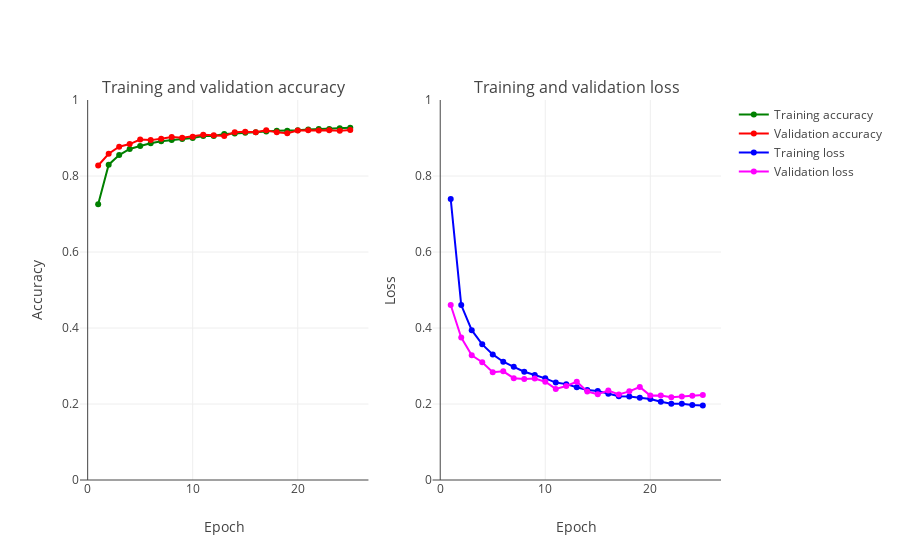

Notebook code cell kept with this figure:
### Code cell
plot_accuracy_and_loss(train_model)

### Figure 1 — Plotly figure (JSON) as saved in the notebook; plotly's stock layout.template omitted (floating-point values rounded to 4 significant figures)
{"data": [{"marker": {"color": "Green"}, "mode": "markers+lines", "name": "Training accuracy", "text": ["1", "2", "3", "4", "5", "6", "7", "8", "9", "10", "11", "12", "13", "14", "15", "16", "17", "18", "19", "20", "21", "22", "23", "24", "25"], "type": "scatter", "uid": "a2493236-377b-493b-9e94-0ae6999deb35", "x": [1, 2, 3, 4, 5, 6, 7, 8, 9, 10, 11, 12, 13, 14, 15, 16, 17, 18, 19, 20, 21, 22, 23, 24, 25], "xaxis": "x", "y": [0.7258, 0.8299, 0.855, 0.8712, 0.8791, 0.8862, 0.8912, 0.8949, 0.8976, 0.9002, 0.9055, 0.9053, 0.9104, 0.9116, 0.914, 0.9149, 0.917, 0.9188, 0.9191, 0.9205, 0.9226, 0.9236, 0.9236, 0.9256, 0.9267], "yaxis": "y"}, {"marker": {"color": "Red"}, "mode": "markers+lines", "name": "Validation accuracy", "text": ["1", "2", "3", "4", "5", "6", "7", "8", "9", "10", "11", "12", "13", "14", "15", "16", "17", "18", "19", "20", "21", "22", "23", "24", "25"], "type": "scatter", "uid": "3aed15dd-e189-48e8-8bdc-2ca026d51f08", "x": [1, 2, 3, 4, 5, 6, 7, 8, 9, 10, 11, 12, 13, 14, 15, 16, 17, 18, 19, 20, 21, 22, 23, 24, 25], "xaxis": "x", "y": [0.8276, 0.8585, 0.8772, 0.884, 0.8958, 0.8944, 0.8983, 0.9029, 0.9004, 0.9036, 0.9086, 0.9073, 0.9054, 0.9148, 0.9163, 0.9151, 0.9203, 0.9148, 0.9126, 0.9198, 0.9203, 0.9194, 0.9206, 0.9193, 0.9208], "yaxis": "y"}, {"marker": {"color": "Blue"}, "mode": "markers+lines", "name": "Training loss", "text": ["1", "2", "3", "4", "5", "6", "7", "8", "9", "10", "11", "12", "13", "14", "15", "16", "17", "18", "19", "20", "21", "22", "23", "24", "25"], "type": "scatter", "uid": "a1166f64-3aca-4161-82e9-3b652e81dfca", "x": [1, 2, 3, 4, 5, 6, 7, 8, 9, 10, 11, 12, 13, 14, 15, 16, 17, 18, 19, 20, 21, 22, 23, 24, 25], "xaxis": "x2", "y": [0.7393, 0.4602, 0.3942, 0.3569, 0.3306, 0.3113, 0.2979, 0.2849, 0.2762, 0.2675, 0.2564, 0.2523, 0.2439, 0.2369, 0.234, 0.227, 0.2206, 0.2197, 0.2161, 0.2131, 0.2057, 0.2005, 0.2009, 0.1975, 0.1963], "yaxis": "y2"}, {"marker": {"color": "Magenta"}, "mode": "markers+lines", "name": "Validation loss", "text": ["1", "2", "3", "4", "5", "6", "7", "8", "9", "10", "11", "12", "13", "14", "15", "16", "17", "18", "19", "20", "21", "22", "23", "24", "25"], "type": "scatter", "uid": "ee1aebae-3c3f-44ff-af7e-8cac0c3d7f95", "x": [1, 2, 3, 4, 5, 6, 7, 8, 9, 10, 11, 12, 13, 14, 15, 16, 17, 18, 19, 20, 21, 22, 23, 24, 25], "xaxis": "x2", "y": [0.4604, 0.375, 0.328, 0.31, 0.2839, 0.2859, 0.2679, 0.2655, 0.2671, 0.2588, 0.2398, 0.2473, 0.2586, 0.2328, 0.2258, 0.2354, 0.2249, 0.2333, 0.2447, 0.2221, 0.2226, 0.2176, 0.2196, 0.2216, 0.2238], "yaxis": "y2"}], "layout": {"annotations": [{"font": {"size": 16}, "showarrow": false, "text": "Training and validation accuracy", "x": 0.225, "xanchor": "center", "xref": "paper", "y": 1, "yanchor": "bottom", "yref": "paper"}, {"font": {"size": 16}, "showarrow": false, "text": "Training and validation loss", "x": 0.775, "xanchor": "center", "xref": "paper", "y": 1, "yanchor": "bottom", "yref": "paper"}], "xaxis": {"anchor": "y", "domain": [0, 0.45], "title": "Epoch"}, "xaxis2": {"anchor": "y2", "domain": [0.55, 1], "title": "Epoch"}, "yaxis": {"anchor": "x", "domain": [0, 1], "range": [0, 1], "title": "Accuracy"}, "yaxis2": {"anchor": "x2", "domain": [0, 1], "range": [0, 1], "title": "Loss"}}}
